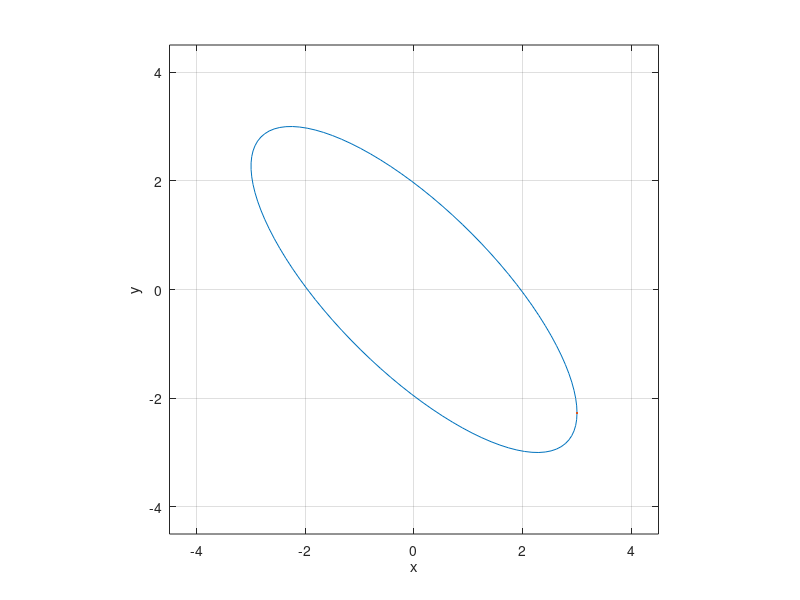

Write the MATLAB code that produced this figure.
% Chris Kreienkamp
% Section 10
% 2/7/17

% Program that plot an ellipse
% Animate the plot with a trailing line
% Toggle between animation and no animation

clear     % Clear Workspace
clc       % Clear Command Window
clf       % Clear Figure

%% Set Parameters

% Parameters of ellipse
R = 3;              % Radius of motion (m)
T = 5;              % Period of circular motion (sec)
omega = 2*pi/T;     % Angular velocity (rad/sec)
phi = 4;            % Angle of tilt

% Ellapsed Time
tmin =0;     % Start time (sec)
tmax =5;     % Final time (sec)
Nt = 100;    % Number of data points
t = linspace(tmin, tmax, Nt);

%% Calculate Coordinates of Ellipse

% Use FOR loop to calculate coordinates
% Use DOMAIN MARCHING as a function of time (t)
% "it" is the COUNTER VARIABLE

for it = 1:Nt
    x(it) = R*cos(2*pi*t(it)/T);
    y(it) = R*sin(2*pi*t(it)/T + phi);
end


%% Display Plot

% Use FOR loop to plot with animation
% Use IF statment to control animation on or off
% Define variable "animateOn" as logic variable
animateOn = true;

if animateOn
    
for it = 1:Nt
    plot(x(1:it),y(1:it),...
        x(it),y(it))              % Plots both trailing line and new point
    xlabel('x')                    % Improves for formatting
    ylabel('y')
    axis(1.5*[-R R -R R])
    axis square
    grid on

    
drawnow

end

else
    
% Plot without animation
 plot(x,y)

 xlabel('x')                    % Improves for formatting
    ylabel('y')
    axis(1.5*[-R R -R R])
    axis square
    grid on



end
